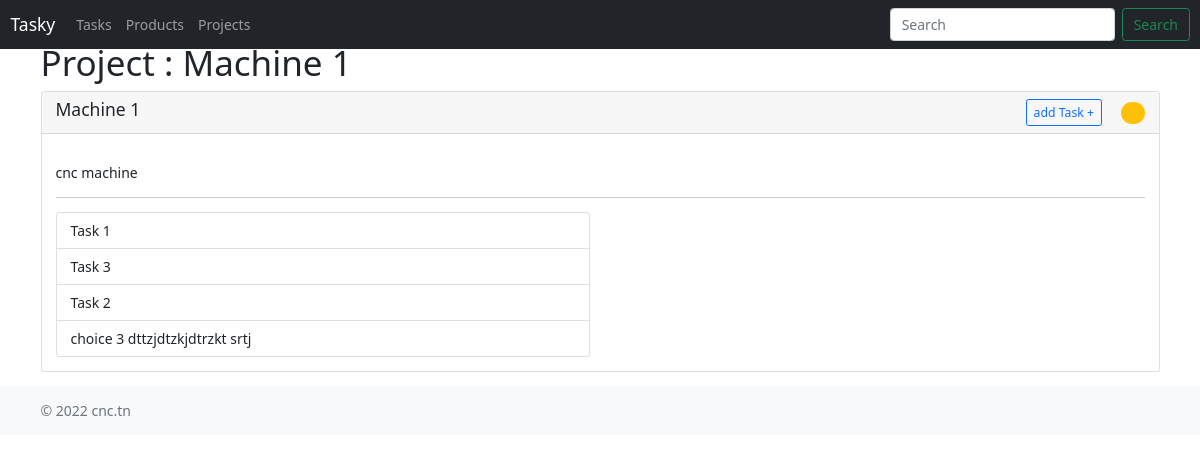
/projects/1, run on the app's committed database.
### app.py (models this page shows, shortened)
class Projects(Base):
    __tablename__ = "projects"
    id = Column(Integer, primary_key=True)
    name = Column(String)
    description = Column(String)
    tasktracings = relationship("TaskTracing", back_populates="project")

class TaskTracing(Base):
    __tablename__ = "task_tracing"
    id = Column(Integer, primary_key=True)
    project_id = Column(Integer, ForeignKey("projects.id"))
    task_id = Column(Integer, ForeignKey("tasks.id"))
    project = relationship("Projects", back_populates="tasktracings", uselist=False)
    task = relationship("Tasks", uselist=False)

class Tasks(Base):
    __tablename__ = "tasks"
    id = Column(Integer, primary_key=True)
    name = Column(String)
    description = Column(String)
    choices = relationship("Choices", back_populates="task")
    related_products = relationship("RelatedProducts", back_populates="task")

### app.py (the view)
@app.route("/projects/<int:id>", methods=["GET"])
def get_project(id):
    project = session.query(Projects).filter(Projects.id == id).first()
    return render_template("project.html", project=project)

### web/templates/project.html (shortened to what this page needs)
{% extends 'base.html' %}
{% block content %}
<div class="row">
  <div class="col">
    <h1>Project : {{project.name}}</h1>
  </div>
</div>
<div class="row">
  <div class="col-12 mb-3">
    <div class="card">
      <h5 class="card-header">
        {{project.name}}
        <div class="float-end">
          <span class="">
            <a
              href="#"
              class="btn btn-outline-primary btn-sm"
              data-bs-toggle="modal"
              data-bs-target="#addTaskModal"
              onclick="get_tasks_json('{{project.id}}')"
            >
              add Task +
            </a>
          </span>
          <span class="ms-3 badge rounded-pill bg-warning text-dark">
            &nbsp;&nbsp;</span
          >
        </div>
      </h5>
      <div class="card-body">
        <div class="row mb-3">
          <div class="col">
            <p class="card-text mt-3">{{project.description}}</p>
          </div>
        </div>
        <hr />
        <div class="row">
          <div class="col-6">
            <ul class="list-group">
              {% for tasktracing in project.tasktracings %}
              <li class="list-group-item">{{tasktracing.task.name}}</li>
              {% endfor %}
            </ul>
          </div>
        </div>
      </div>
    </div>
  </div>
</div>
{% endblock %}

### web/templates/base.html (style rules this page uses)
html { font-size: 14px; }

### data on the page
Projects: name "Machine 1", description "cnc machine"
TaskTracing: task.name "Task 1"
TaskTracing: task.name "Task 3"
TaskTracing: task.name "Task 2"
TaskTracing: task.name "choice 3 dttzjdtzkjdtrzkt srtj"
